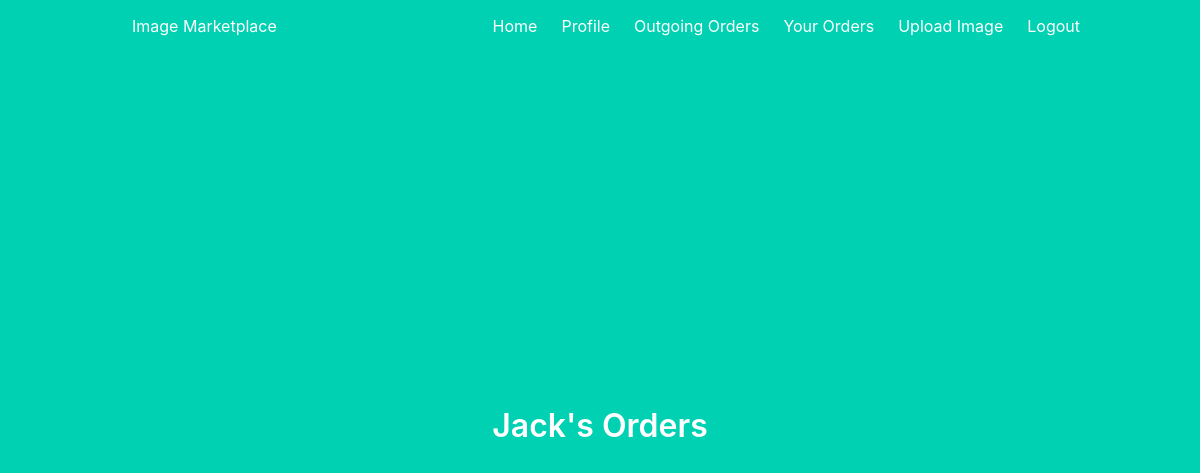
/orders (signed in), run on an earlier commit of the app's database.
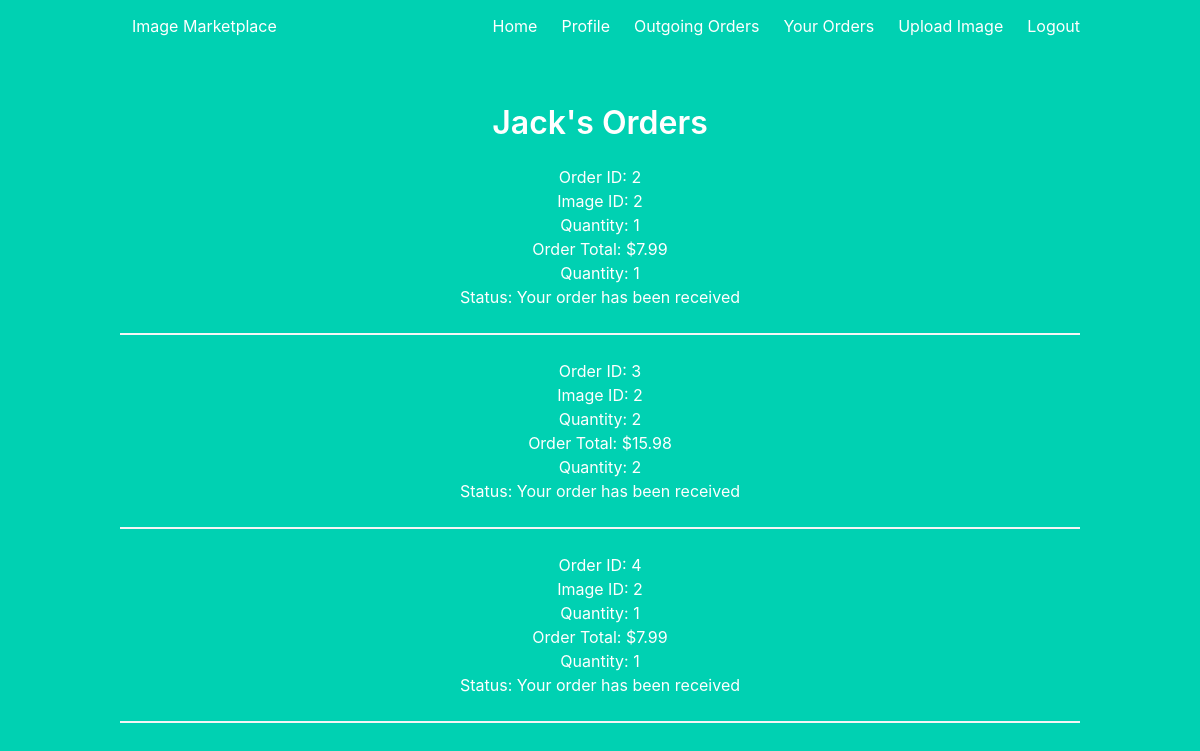
And on a later commit of the database.
### models.py (models this page shows)
class User(UserMixin, db.Model):
    __tablename__ = "user"
    id = db.Column(db.Integer, primary_key=True, autoincrement=True) # primary keys are required by SQLAlchemy
    email = db.Column(db.String(100), unique=True)
    password = db.Column(db.String(100))
    name = db.Column(db.String(1000))
    images = relationship("Images")

class Orders(db.Model):
    __tablename__ = "orders"
    orderId = db.Column(db.Integer, primary_key=True)  # primary keys are required by SQLAlchemy
    orderDate = db.Column(db.Date, default=datetime.datetime.now)
    status = db.Column(db.String(100))
    price = db.Column(db.Integer)
    quantity = db.Column(db.Integer)
    imageId = db.Column(db.Integer, ForeignKey('images.imageId'))
    buyerId = db.Column(db.Integer, ForeignKey('user.id'))
    sellerId = db.Column(db.Integer, ForeignKey('user.id'))
    buyer = relationship("User", foreign_keys=[buyerId])
    seller = relationship("User", foreign_keys=[sellerId])

### main.py (the view)
@main.route('/orders')
@login_required
def orders():
    orders = db.session.query(Orders).filter_by(buyerId=current_user.id)
    return render_template('orders.html', name=current_user.name, posts=orders)

### __init__.py (called while the page is built)
def create_app():
    app = Flask(__name__)
    app.config['SECRET_KEY'] = 'asdfgafdgafh'
    app.config['SQLALCHEMY_DATABASE_URI'] = 'sqlite:///db.sqlite'
    db.init_app(app)
    login_manager = LoginManager()
    login_manager.login_view = 'auth.login'
    login_manager.init_app(app)
    from .models import User
    @login_manager.user_loader
    def load_user(user_id):
        return User.query.get(int(user_id))
    from .auth import auth as auth_blueprint
    app.register_blueprint(auth_blueprint)
    from .main import main as main_blueprint
    app.register_blueprint(main_blueprint)
    return app

### templates/orders.html
{% extends "base.html" %}
{% block content %}
<h1 class="title">
  {{ name }}'s Orders
</h1>
{% for post in posts %}
            <div>
                <p>Order ID: {{ post['orderId'] }}</p>
                <a href="{{ url_for('main.post', image_id=post.imageId) }}">Image ID: {{ post.imageId }} </a>
                <p>Quantity: {{ post['quantity'] }}</p>
                <p>Order Total: ${{ post['price'] }}</p>
                <p>Quantity: {{ post['quantity'] }}</p>
                <p>Status: {{ post['status'] }}</p>
            </div>
        <hr>
    {% endfor %}
{% endblock %}

### templates/base.html (shortened to what this page needs)
<!DOCTYPE html>
<html>
<head>
    <link rel="stylesheet" href="https://cdnjs.cloudflare.com/ajax/libs/bulma/0.7.2/css/bulma.min.css" />
</head>
<body>
    <section class="hero is-primary is-fullheight">
        <div class="hero-head">
            <nav class="navbar">
                <div class="container">
                    <div id="navbarMenuHeroA" class="navbar-menu">
                        <div class="navbar-start">
                            {% if current_user.is_authenticated %}
                            <a href="{{ url_for('main.index') }}" class="navbar-item">
                                Image Marketplace
                            </a>
                            {% endif %}
                        </div>
                        <div class="navbar-end">
                            {% if current_user.is_authenticated %}
                            <a href="{{ url_for('main.index') }}" class="navbar-item">
                                Home
                            </a>
                            {% endif %}
                            {% if current_user.is_authenticated %}
                            <a href="{{ url_for('main.profile') }}" class="navbar-item">
                                Profile
                            </a>
                            {% endif %}
                            {% if current_user.is_authenticated %}
                            <a href="{{ url_for('main.outgoing') }}" class="navbar-item">
                                Outgoing Orders
                            </a>
                            {% endif %}
                            {% if current_user.is_authenticated %}
                            <a href="{{ url_for('main.orders') }}" class="navbar-item">
                                Your Orders
                            </a>
                            {% endif %}
                            {% if current_user.is_authenticated %}
                            <a href="{{ url_for('main.upload_page') }}" class="navbar-item">
                                Upload Image
                            </a>
                            {% endif %}
                            {% if current_user.is_authenticated %}
                            <a href="{{ url_for('auth.logout') }}" class="navbar-item">
                                Logout
                            </a>
                            {% endif %}
                        </div>
                    </div>
                </div>
            </nav>
        </div>
        <div class="hero-body">
            <div class="container has-text-centered">
               {% block content %}
               {% endblock %}
            </div>
        </div>
    </section>
</body>
</html>

What changed in the data, as far as the page shows it:
added Orders: orderId "2", imageId "2", quantity "1", price "7.99", status "Your order has been received"
added Orders: orderId "3", imageId "2", quantity "2", price "15.98", status "Your order has been received"
added Orders: orderId "4", imageId "2", quantity "1", price "7.99", status "Your order has been received"
